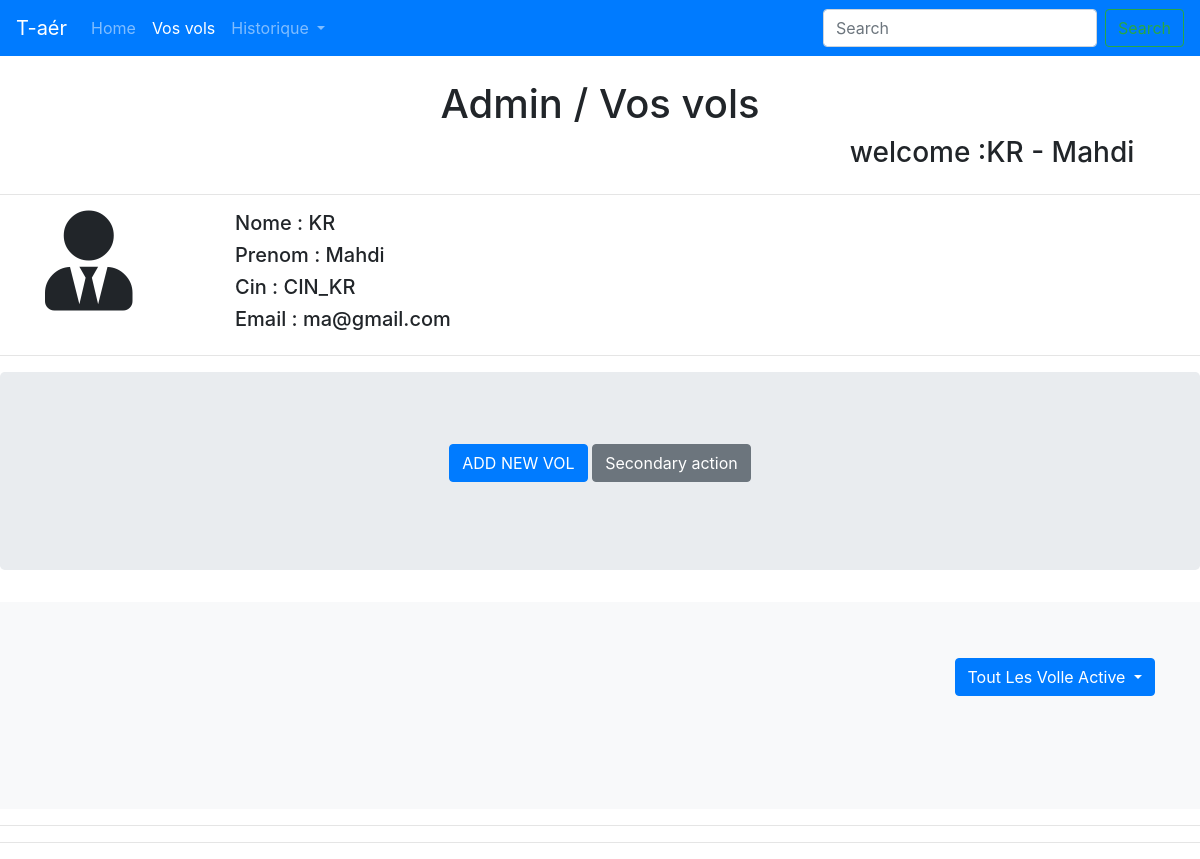
The page /pages/vos_vols.php (signed in) on the database as committed earlier.
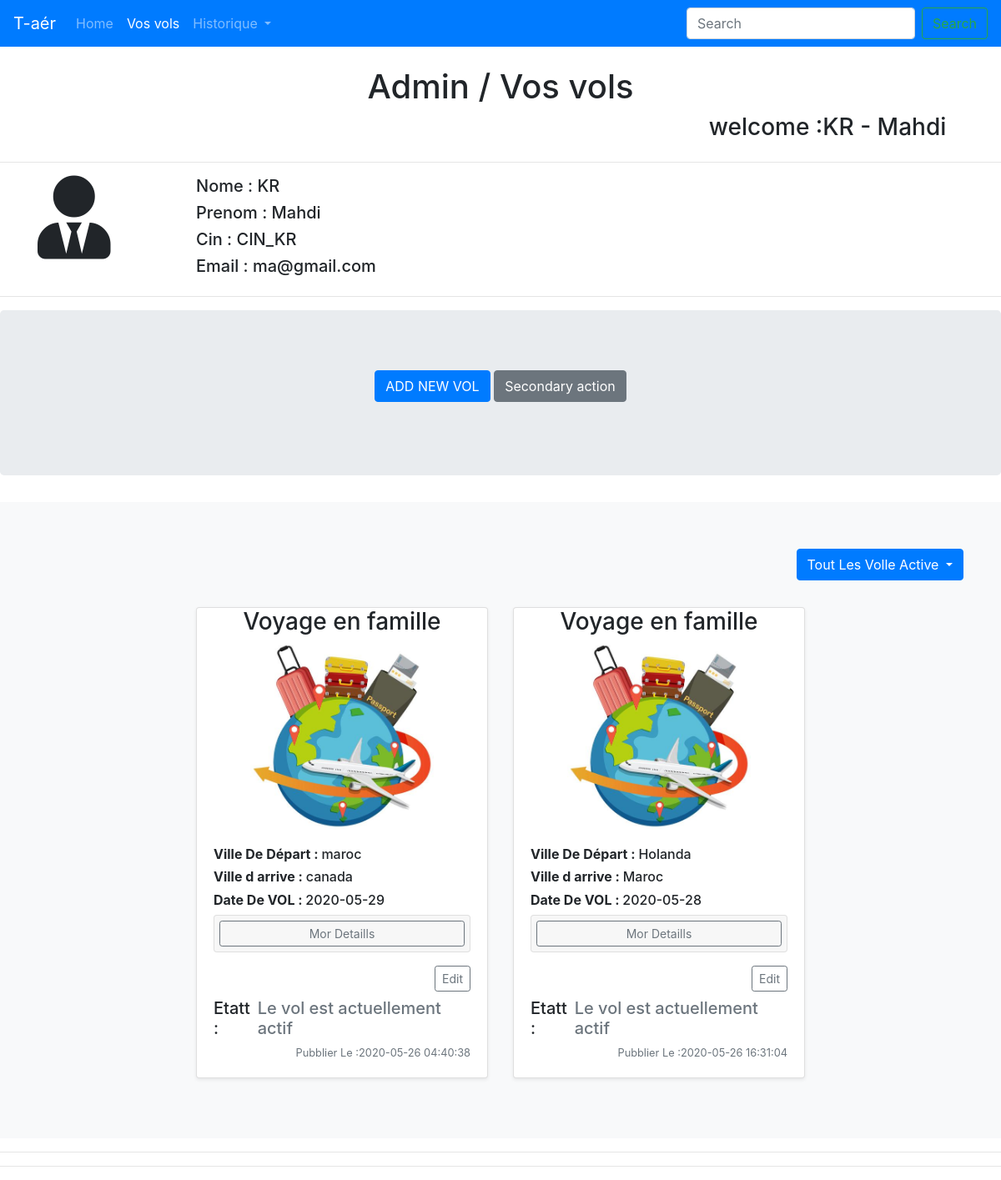
The same page on the database as committed later.
### tables this page shows
CREATE TABLE `user` (
  `id` int(11) NOT NULL,
  `nom` varchar(60) NOT NULL,
  `prenom` varchar(60) NOT NULL,
  `email` varchar(60) NOT NULL,
  `password` varchar(60) NOT NULL,
  `statut` varchar(5) NOT NULL,
  `cin` varchar(60) NOT NULL
);

CREATE TABLE `vols` (
  `id_vol` int(11) NOT NULL,
  `nam` varchar(60) NOT NULL,
  `price` float NOT NULL,
  `image` text NOT NULL,
  `date_created` timestamp NOT NULL DEFAULT current_timestamp() ON UPDATE current_timestamp(),
  `pays_depart` varchar(60) NOT NULL,
  `pays_arrive` varchar(60) NOT NULL,
  `date_vol` date NOT NULL,
  `hour_vol` int(11) NOT NULL,
  `minute_vol` int(11) NOT NULL,
  `nb_place_initial` int(11) NOT NULL,
  `nb_place_rest` int(11) NOT NULL,
  `statu_vol` varchar(10) NOT NULL,
  `id_admin_created` int(11) NOT NULL
);

### pages/vos_vols.php (the view, shortened to what this page needs)
<?php
    include_once("../data/connectdb.php");
?>
<?php
    $id_client = $_SESSION['id_client'];
?>
<!doctype html>
<html lang="en">
    <head>
        <link rel="stylesheet" href="https://stackpath.bootstrapcdn.com/bootstrap/4.5.0/css/bootstrap.min.css">
        <link rel="stylesheet" href="https://cdnjs.cloudflare.com/ajax/libs/font-awesome/5.11.2/css/all.css">
    </head>
    <body>
        <nav class="navbar navbar-expand-lg navbar-dark bg-primary">
            <a class="navbar-brand" href="index.php">T-aér</a>
            <div class="collapse navbar-collapse" id="navbarSupportedContent">
                <ul class="navbar-nav mr-auto">
                    <li class="nav-item">
                        <a class="nav-link" href="admin.php">Home <span class="sr-only">(current)</span></a>
                    </li>
                    <li class="nav-item active">
                        <a class="nav-link" href="vos_vols.php">Vos vols</a>
                    </li>
                    <li class="nav-item dropdown">
                        <a class="nav-link dropdown-toggle" href="#" id="navbarDropdown" role="button" data-toggle="dropdown" aria-haspopup="true" aria-expanded="false">
                            Historique
                        </a>
                    </li>
                </ul>
                <form class="form-inline my-2 my-lg-0">
                    <input class="form-control mr-sm-2" type="search" placeholder="Search" aria-label="Search">
                    <button class="btn btn-outline-success my-2 my-sm-0" type="submit">Search</button>
                </form>
            </div>
        </nav>
        <center>
            <h1>Admin / <span>Vos vols</span></h1>
        </center>
        <div class="container">
            <div class="row">
                <div class="col-sm">
                </div>
                <div class="col-sm">
                </div>
                <div class="col-sm">
                <center>
                    <?php
                        echo '<h3 class="ml-4"> welcome :' . $_SESSION['nom_client'] . ' - ' . $_SESSION['prenom_client'] . '</h3>';
                    ?>
                </center>
                </div>
            </div>
        </div>
        <hr>
            <div class="container">
                <div class="row">
                    <div class="col-3 col-md-2">
                        <i class="fas fa-user-tie" style="font-size: 100px;"></i>
                    </div>
                    <div class="col-5 col-md-4">
                        <?php
                            $query1 = "SELECT * FROM `user` WHERE `id` = $id_client";
                            $result1 = mysqli_query($conn,$query1);
                            if(mysqli_num_rows($result1) >0){
                                while($row1 = mysqli_fetch_assoc($result1)){
                                    echo '<h5>Nome : '. mysqli_real_escape_string($conn,$row1["nom"]) .'</h5>';
                                    echo '<h5>Prenom : '. mysqli_real_escape_string($conn,$row1["prenom"]) .'</h5>';
                                    echo '<h5>Cin : '. mysqli_real_escape_string($conn,$row1["cin"]) .'</h5>';
                                    echo '<h5>Email : '. mysqli_real_escape_string($conn,$row1["email"]) .'</h5>';
                                }
                            }
                        ?>
                    </div>
                </div>
            </div>
        <hr>
        <main role="main">
            <section class="jumbotron text-center">
                <div class="container">
                <p>
                    <a href="add_vol.php" class="btn btn-primary my-2">ADD NEW VOL</a>
                    <a href="#" class="btn btn-secondary my-2">Secondary action</a>
                </p>
                </div>
            </section>
            <div class="album py-5 bg-light">
                <div class="container mb-4">
                    <div class="row">
                        <div class="col-sm">
                        </div>
                        <div class="col-sm">
                        </div>
                        <div class="col-sm">
                            <div id="divDropDown">
                                <a class="btn btn-primary my-2 dropdown-toggle" href="#" id="navbarDropdown" role="button" data-toggle="dropdown" aria-haspopup="true" aria-expanded="false">
                                    <span id="textDropdown">Tout Les Volle Active</span>
                                </a>
                            </div>
                        </div>
                    </div>
                </div>
                <div class="container">
                    <div class="row" id="r1">
                        <?php
                            $dateMoins1 = new DateTime('-1 day');
                            $dateMoins1 = $dateMoins1->format('Y-m-d') ;
                            $query = "SELECT * FROM `vols` WHERE `id_admin_created` =$id_client  AND `date_vol` > '{$dateMoins1}' AND `statu_vol` = 'active'  ORDER BY `vols`.`id_vol` DESC";
                            $result = mysqli_query($conn,$query);
                            if(mysqli_num_rows($result) >0){
                                $colapsContur = 1;
                                while($row = mysqli_fetch_assoc($result)){
                                    echo '
                                    <div class="col-md-4">
                                        <div class="card mb-4 shadow-sm">
                                            <div  class="bd-placeholder-img card-img-top"  width="100%" height="225">
                                                <center>
                                                    <h3>' . mysqli_real_escape_string($conn,$row["nam"]) . '</h3>
                                                    <img src="../images/'.mysqli_real_escape_string($conn,$row["image"]).'" width="auto" height="225" alt="Img De Voll">
                                                </center>
                                            </div>
                                            <div class="card-body">
                                                <h6><strong>Ville De Départ : </strong>' . mysqli_real_escape_string($conn,$row["pays_depart"]) .'</h6>
                                                <h6><strong>Ville d arrive : </strong>' . mysqli_real_escape_string($conn,$row["pays_arrive"]) .'</h6>
                                                <h6><strong>Date De VOL : </strong>' . mysqli_real_escape_string($conn,$row["date_vol"]) .'</h6>
                                                <div class="accordion mb-3 mt-2" id="accordionExample">
                                                    <div class="card">
                                                        <div class="card-header" id="headingOne"  style="padding: 6px;">
                                                            <button type="button" class="btn btn-sm btn-outline-secondary btn-block" data-toggle="collapse" data-target="#collapse'.$colapsContur.'" aria-expanded="false" aria-controls="collapseOne">Mor Detaills</button>
                                                        </div>
                                                        <div id="collapse'.$colapsContur.'" class="collapse" aria-labelledby="headingOne" data-parent="#accordionExample">
                                                            <h6><strong>Hour : </strong>' . mysqli_real_escape_string($conn,$row["hour_vol"]) .'h,' . mysqli_real_escape_string($conn,$row["minute_vol"]) .'min</h6>
                                                            <h6><strong>Nombre De Plasse : </strong>' . mysqli_real_escape_string($conn,$row["nb_place_initial"]) .'</h6>
                                                            <h6><strong>Nombre De Reste : </strong>' . mysqli_real_escape_string($conn,$row["nb_place_rest"]) .'</h6>
                                                            <h6><strong>Price : </strong>' . mysqli_real_escape_string($conn,$row["price"]) .'</h6>
                                                            <h6><strong>ID Voll : </strong>' . mysqli_real_escape_string($conn,$row["id_vol"]) .'</h6>
                                                            <h6><strong>ID ADMIN CREER : </strong>' . mysqli_real_escape_string($conn,$row["id_admin_created"]) .'</h6>
                                                        </div>
                                                    </div>
                                                </div>
                                                <div class="d-flex justify-content-between align-items-center">
                                                    <a href="edit_vol.php?id_v='. mysqli_real_escape_string($conn,$row["id_vol"]) .'" type="button" class="btn btn-sm btn-outline-secondary mb-2">Edit</a>
                                                </div>
                                                <div class="d-flex justify-content-between align-items-center">
                                                    <div class="btn-group">
                                                        <h5>Etatt : </h5>
                                                    </div>
                                                    <h5 class="text-muted">Le vol est actuellement actif </h5>
                                                </div>
                                                <div class="d-flex justify-content-between align-items-center">
                                                    <small class="text-muted">Pubblier Le :'. mysqli_real_escape_string($conn,$row["date_created"]) .'</small>
                                                </div>
                                            </div>
                                        </div>
                                    </div>';
                                    $colapsContur ++;
                                }
                            }
                        ?>
                    </div>
                </div>
            </div>
        </main>
<hr>
<hr>
    </body>
</html>

### pages/vos_vols.php (style rules this page uses)
#r1 { display:flex; }
#divDropDown { float: right; }

Rows that differ between the two databases and show on the page:
added vols: nam "Voyage en famille", image (picture), pays_depart "maroc", pays_arrive "canada", date_vol "2020-05-29", date_created "2020-05-26 04:40:38"
now on this page (row edited): vols: nam "Voyage en famille", image (picture), pays_depart "Holanda", pays_arrive "Maroc", date_vol "2020-05-28", date_created "2020-05-26 16:31:04"
